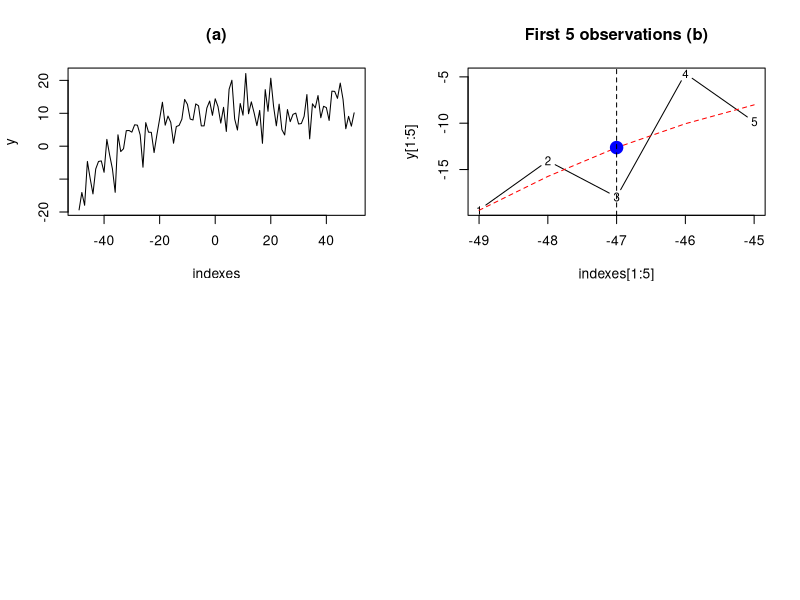

Recreate this plot in R.
#!/usr/bin/env Rscript
# Set the seed so we can reproduce the data consistently
set.seed(1)

# Get a list of numbers from -49 to 50
indexes = (-49):50
X = cbind(indexes, indexes^2)

# Simulate some cubic data, with some rnorm random noise added
y = 10 + 0.05 * indexes - 0.005 * indexes^2 + 0.0001 * indexes ^ 3 + 5 * rnorm(100)
par(mfrow=c(2, 2))
plot(indexes, y, type="l", main="(a)")

# Plot the first 5 observations
plot.ts( indexes[1:5], y[1:5], main = "First 5 observations (b)") 


quadratic_fit = lm(y[1:5] ~ X[1:5, 1] + X[1:5, 2]) 
summary(quadratic_fit)
lines(indexes[1:5],quadratic_fit$fit, col = "red", lty = 2)
points(indexes[3], quadratic_fit$fit[3], cex = 2, pch = 19, col = "blue")
abline(v=indexes[3], lty=2)
c1 = c(-2:2)
c2 = (c(-2:2))^2
linear_model_fit = lm(y[1:5] ~ c1+c2)
summary(linear_model_fit)
linear_model_fit$fit
